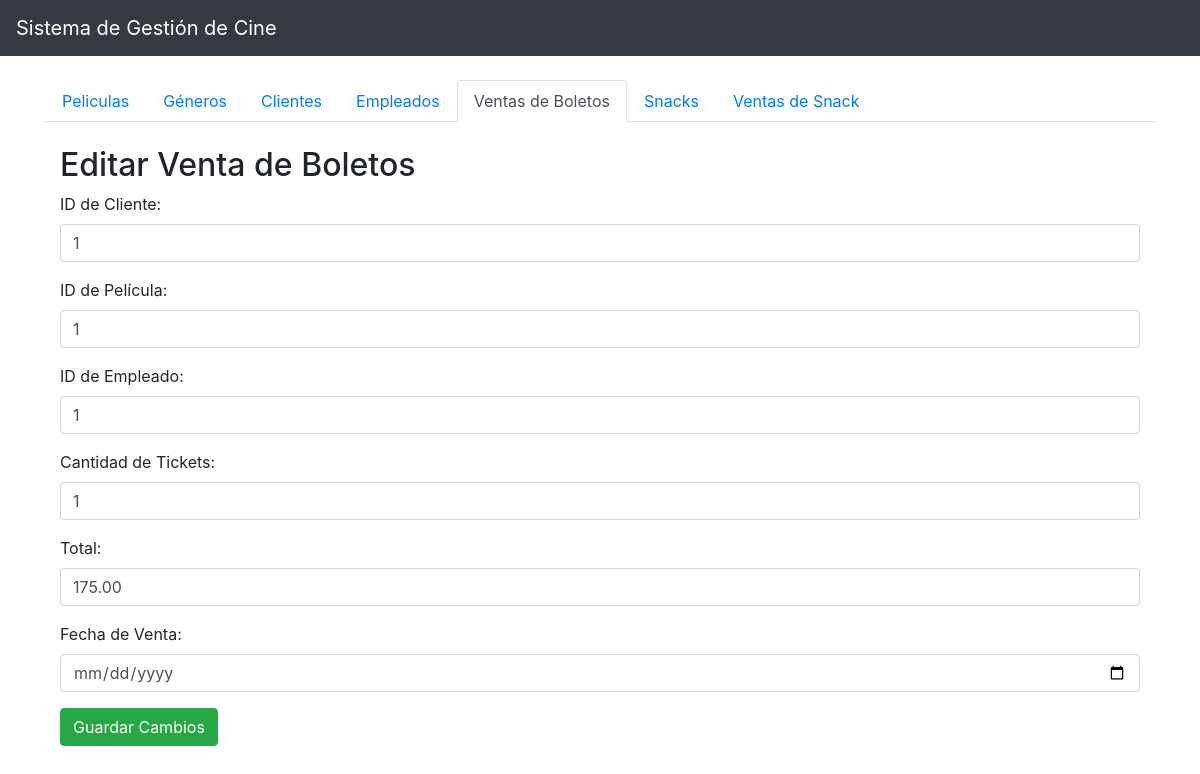
Page /index.php?controller=VentasBoletosController&action=editar&id=1 on the committed database.
### tables this page shows
CREATE TABLE `ventas_boletos` (
  `id` int(11) NOT NULL,
  `cliente_id` int(11) DEFAULT NULL,
  `pelicula_id` int(11) DEFAULT NULL,
  `empleado_id` int(11) DEFAULT NULL,
  `cantidad_tickets` int(11) DEFAULT NULL,
  `total` decimal(10,2) DEFAULT NULL,
  `fecha_venta` timestamp NOT NULL DEFAULT current_timestamp()
);

### models/Conexion.php (called while the page is built, shortened)
<?php
class Conexion {
    private $host = "localhost";
    private $user = "root";
    private $password = "";
    private $database = "cine_db";
    public function conectar() {
        $conexion = new mysqli($this->host, $this->user, $this->password, $this->database);
        return $conexion;
    }
}
?>

### models/VentaBoletos.php (called while the page is built, shortened)
<?php
require_once './models/Conexion.php';
class VentaBoletos {
    private $conexion;
    public function __construct() {
        $this->conexion = new Conexion();
    }
    public function obtenerVentaBoletoPorId($id) {
        $query = "SELECT * FROM ventas_boletos WHERE id = $id";
        $resultado = $this->conexion->conectar()->query($query);
        return $resultado->fetch_assoc();
    }
}
?>

### views/ventas_boletos/editar.php (the view, shortened to what this page needs)
<div class="container mt-4">
    <h2>Editar Venta de Boletos</h2>
    <form method="post" action="./index.php?controller=VentasBoletosController&action=editar">
        <div class="form-group">
            <label for="cliente_id">ID de Cliente:</label>
            <input type="number" name="cliente_id" class="form-control" value="<?php echo $ventaBoleto['cliente_id']; ?>" required>
        </div>
        <div class="form-group">
            <label for="pelicula_id">ID de Película:</label>
            <input type="number" name="pelicula_id" class="form-control" value="<?php echo $ventaBoleto['pelicula_id']; ?>" required>
        </div>
        <div class="form-group">
            <label for="empleado_id">ID de Empleado:</label>
            <input type="number" name="empleado_id" class="form-control" value="<?php echo $ventaBoleto['empleado_id']; ?>" required>
        </div>
        <div class="form-group">
            <label for="cantidad_tickets">Cantidad de Tickets:</label>
            <input type="number" name="cantidad_tickets" class="form-control" value="<?php echo $ventaBoleto['cantidad_tickets']; ?>" required>
        </div>
        <div class="form-group">
            <label for="total">Total:</label>
            <input type="text" name="total" class="form-control" value="<?php echo $ventaBoleto['total']; ?>" required>
        </div>
        <div class="form-group">
            <label for="fecha_venta">Fecha de Venta:</label>
            <input type="date" name="fecha_venta" class="form-control" value="<?php echo $ventaBoleto['fecha_venta']; ?>" required>
        </div>
        <button type="submit" class="btn btn-success">Guardar Cambios</button>
    </form>
</div>

### rows in the picture
ventas_boletos: cliente_id "1", pelicula_id "1", empleado_id "1", cantidad_tickets "1", total "175.00"
